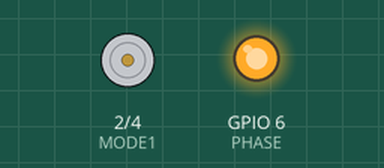
This sketch was run on a simulated ESP32-S3. On the bench: motor-driver pin pairs drawn as motors (green arrow = first pin HIGH = forward, orange = second pin HIGH = backward, longer = more drive, scaled by the enable pin), output pins drawn as LEDs (lit = HIGH). Pins used as bus, display or sensor lines are not drawn; what the sketch prints to the serial monitor is not drawn.

Above: at 1.2 s.
At 4.7 s:
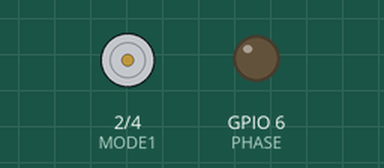
Timing chart, 0 to 9.1 s (numbered marks = the images above):
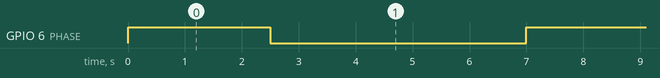

The sketch:

door_test.ino
```cpp
#include <Arduino.h>

#define MODE1 2
#define MODE2 4
#define PHASE 6
#define NSLEEP 7
#define ENABLE 8

void setup() {
  Serial.begin(115200);
  Serial.println("Starting...");

  Serial.begin(115200);
  Serial.println("ESP32_Button is ready for connections...");

  pinMode(MODE1, OUTPUT);
  pinMode(MODE2, OUTPUT);
  pinMode(PHASE, OUTPUT);
  pinMode(NSLEEP, OUTPUT);
  pinMode(ENABLE, OUTPUT);

  digitalWrite(MODE1, LOW);
  digitalWrite(MODE2, LOW);
  digitalWrite(PHASE, LOW);
  digitalWrite(NSLEEP, LOW);
  digitalWrite(ENABLE, LOW);
}

void loop() {
  digitalWrite(PHASE, HIGH);
  digitalWrite(ENABLE, HIGH);
  digitalWrite(NSLEEP, HIGH);
  delay(2500);

  digitalWrite(MODE1, HIGH);
  digitalWrite(ENABLE, LOW);
  digitalWrite(PHASE, LOW);
  delay(500);

  digitalWrite(NSLEEP, LOW);
  digitalWrite(MODE1, LOW);
  delay(500);

  digitalWrite(ENABLE, HIGH);
  digitalWrite(NSLEEP, HIGH);
  delay(2500);

  digitalWrite(MODE1, HIGH);
  digitalWrite(ENABLE, LOW);
  delay(500);

  digitalWrite(NSLEEP, LOW);
  digitalWrite(MODE1, LOW);
  delay(500);
}
```

Measured:
- by itself, GPIO 6 (PHASE): alternates HIGH for 2.5 s and LOW for 4.5 s
- by itself, everything shown: repeats every 7.0 s, in 6 steps
